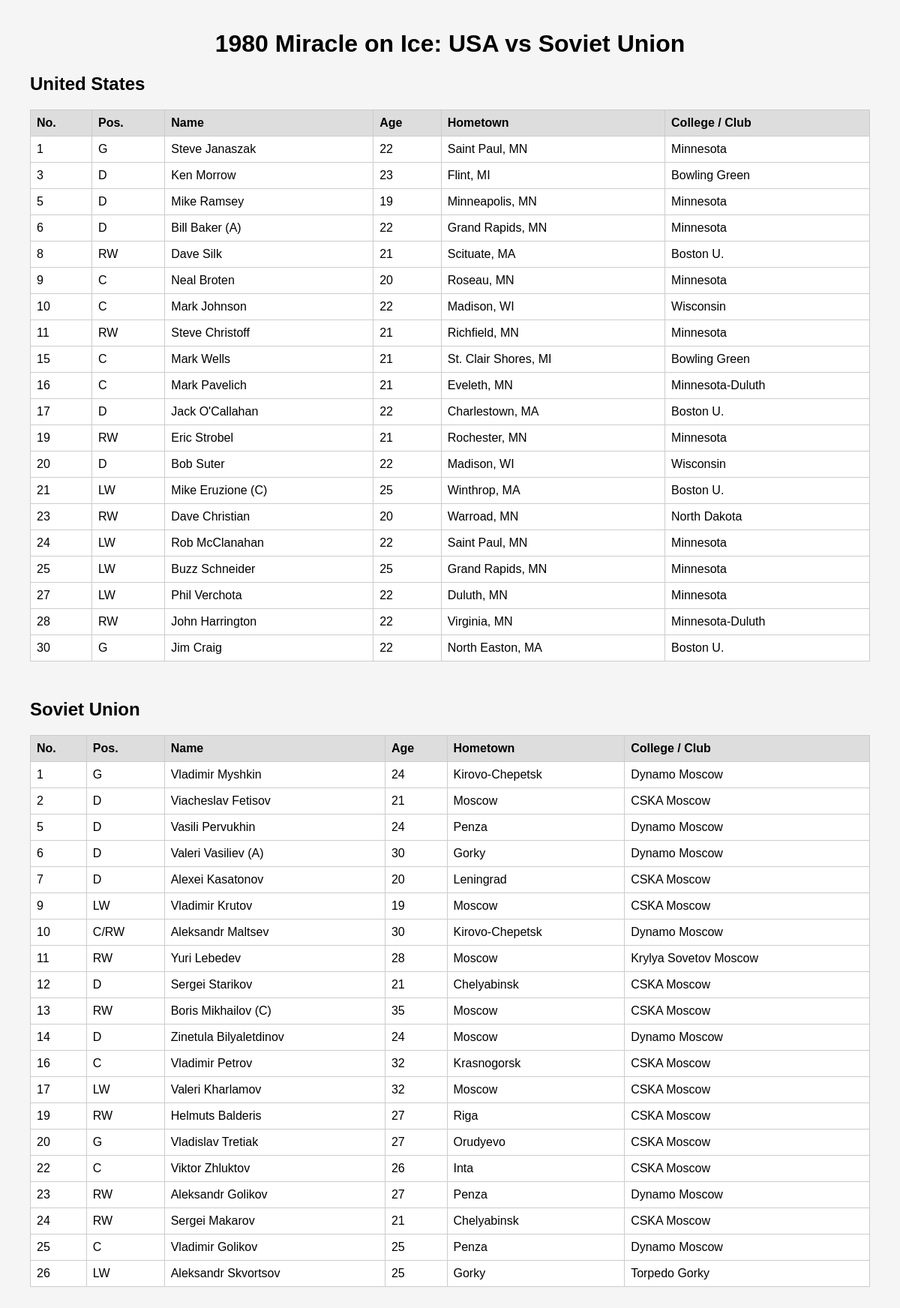
The page /nix_web_stack/files/index.php on the database its author committed.
### tables this page shows
CREATE TABLE IF NOT EXISTS teams (
    id INT AUTO_INCREMENT PRIMARY KEY,
    team_name VARCHAR(255) NOT NULL
);

CREATE TABLE IF NOT EXISTS players (
    id INT AUTO_INCREMENT PRIMARY KEY, 
    team_id INT NOT NULL,
    player_num INT NOT NULL,
    position VARCHAR(20) NOT NULL, 
    player_name VARCHAR(255) NOT NULL,
    age INT NOT NULL,
    hometown VARCHAR(255) NOT NULL,
    club_college VARCHAR(255) NOT NULL,
    FOREIGN KEY (team_id) REFERENCES teams(id)
);

### nix_web_stack/files/index.php (the view, shortened to what this page needs)
<?php
require 'config.php';
$teams = $pdo->query("SELECT * FROM teams")->fetchAll();
?>
<!DOCTYPE html>
<html>
<head>
    <link rel="stylesheet" href="style.css">
</head>
<body>
    <h1>1980 Miracle on Ice: USA vs Soviet Union</h1>
    <?php foreach ($teams as $team): ?>
        <section>
            <h2><?= htmlspecialchars($team['team_name']) ?></h2>
            <table>
                <tr>
                    <th>No.</th>
                    <th>Pos.</th>
                    <th>Name</th>
                    <th>Age</th>
                    <th>Hometown</th>
                    <th>College / Club</th>
                </tr>
                <?php
                $stmt = $pdo->prepare("SELECT * FROM players WHERE team_id = ? ORDER BY player_num");
                $stmt->execute([$team['id']]);
                foreach ($stmt as $player):
                ?>
                <tr>
                    <td><?= $player['player_num'] ?></td>
                    <td><?= htmlspecialchars($player['position']) ?></td>
                    <td><?= htmlspecialchars($player['player_name']) ?></td>
                    <td><?= $player['age'] ?></td>
                    <td><?= htmlspecialchars($player['hometown']) ?></td>
                    <td><?= htmlspecialchars($player['club_college']) ?></td>
                </tr>
                <?php endforeach; ?>
            </table>
        </section>
    <?php endforeach; ?>
</body>
</html>

### nix_web_stack/files/style.css (style rules this page uses)
body { font-family: Arial, sans-serif; margin: 40px; background: #f5f5f5; }
h1 { text-align: center; }
section { margin-bottom: 50px; }
table { width: 100%; border-collapse: collapse; background: white; }
th, td { border: 1px solid #ccc; padding: 8px; text-align: left; }
th { background: #ddd; }

### rows shown on the page
teams: team_name "United States"
players: player_num "1", position "G", player_name "Steve Janaszak", age "22", hometown "Saint Paul, MN", club_college "Minnesota"
players: player_num "3", position "D", player_name "Ken Morrow", age "23", hometown "Flint, MI", club_college "Bowling Green"
players: player_num "5", position "D", player_name "Mike Ramsey", age "19", hometown "Minneapolis, MN", club_college "Minnesota"
players: player_num "6", position "D", player_name "Bill Baker (A)", age "22", hometown "Grand Rapids, MN", club_college "Minnesota"
players: player_num "8", position "RW", player_name "Dave Silk", age "21", hometown "Scituate, MA", club_college "Boston U."
players: player_num "9", position "C", player_name "Neal Broten", age "20", hometown "Roseau, MN", club_college "Minnesota"
players: player_num "10", position "C", player_name "Mark Johnson", age "22", hometown "Madison, WI", club_college "Wisconsin"
players: player_num "11", position "RW", player_name "Steve Christoff", age "21", hometown "Richfield, MN", club_college "Minnesota"
players: player_num "15", position "C", player_name "Mark Wells", age "21", hometown "St. Clair Shores, MI", club_college "Bowling Green"
players: player_num "16", position "C", player_name "Mark Pavelich", age "21", hometown "Eveleth, MN", club_college "Minnesota-Duluth"
players: player_num "17", position "D", player_name "Jack O'Callahan", age "22", hometown "Charlestown, MA", club_college "Boston U."
players: player_num "19", position "RW", player_name "Eric Strobel", age "21", hometown "Rochester, MN", club_college "Minnesota"
players: player_num "20", position "D", player_name "Bob Suter", age "22", hometown "Madison, WI", club_college "Wisconsin"
players: player_num "21", position "LW", player_name "Mike Eruzione (C)", age "25", hometown "Winthrop, MA", club_college "Boston U."
players: player_num "23", position "RW", player_name "Dave Christian", age "20", hometown "Warroad, MN", club_college "North Dakota"
players: player_num "24", position "LW", player_name "Rob McClanahan", age "22", hometown "Saint Paul, MN", club_college "Minnesota"
players: player_num "25", position "LW", player_name "Buzz Schneider", age "25", hometown "Grand Rapids, MN", club_college "Minnesota"
players: player_num "27", position "LW", player_name "Phil Verchota", age "22", hometown "Duluth, MN", club_college "Minnesota"
players: player_num "28", position "RW", player_name "John Harrington", age "22", hometown "Virginia, MN", club_college "Minnesota-Duluth"
players: player_num "30", position "G", player_name "Jim Craig", age "22", hometown "North Easton, MA", club_college "Boston U."
teams: team_name "Soviet Union"
players: player_num "1", position "G", player_name "Vladimir Myshkin", age "24", hometown "Kirovo-Chepetsk", club_college "Dynamo Moscow"
players: player_num "2", position "D", player_name "Viacheslav Fetisov", age "21", hometown "Moscow", club_college "CSKA Moscow"
players: player_num "5", position "D", player_name "Vasili Pervukhin", age "24", hometown "Penza", club_college "Dynamo Moscow"
players: player_num "6", position "D", player_name "Valeri Vasiliev (A)", age "30", hometown "Gorky", club_college "Dynamo Moscow"
players: player_num "7", position "D", player_name "Alexei Kasatonov", age "20", hometown "Leningrad", club_college "CSKA Moscow"
players: player_num "9", position "LW", player_name "Vladimir Krutov", age "19", hometown "Moscow", club_college "CSKA Moscow"
players: player_num "10", position "C/RW", player_name "Aleksandr Maltsev", age "30", hometown "Kirovo-Chepetsk", club_college "Dynamo Moscow"
players: player_num "11", position "RW", player_name "Yuri Lebedev", age "28", hometown "Moscow", club_college "Krylya Sovetov Moscow"
players: player_num "12", position "D", player_name "Sergei Starikov", age "21", hometown "Chelyabinsk", club_college "CSKA Moscow"
players: player_num "13", position "RW", player_name "Boris Mikhailov (C)", age "35", hometown "Moscow", club_college "CSKA Moscow"
players: player_num "14", position "D", player_name "Zinetula Bilyaletdinov", age "24", hometown "Moscow", club_college "Dynamo Moscow"
players: player_num "16", position "C", player_name "Vladimir Petrov", age "32", hometown "Krasnogorsk", club_college "CSKA Moscow"
players: player_num "17", position "LW", player_name "Valeri Kharlamov", age "32", hometown "Moscow", club_college "CSKA Moscow"
players: player_num "19", position "RW", player_name "Helmuts Balderis", age "27", hometown "Riga", club_college "CSKA Moscow"
players: player_num "20", position "G", player_name "Vladislav Tretiak", age "27", hometown "Orudyevo", club_college "CSKA Moscow"
players: player_num "22", position "C", player_name "Viktor Zhluktov", age "26", hometown "Inta", club_college "CSKA Moscow"
players: player_num "23", position "RW", player_name "Aleksandr Golikov", age "27", hometown "Penza", club_college "Dynamo Moscow"
players: player_num "24", position "RW", player_name "Sergei Makarov", age "21", hometown "Chelyabinsk", club_college "CSKA Moscow"
players: player_num "25", position "C", player_name "Vladimir Golikov", age "25", hometown "Penza", club_college "Dynamo Moscow"
players: player_num "26", position "LW", player_name "Aleksandr Skvortsov", age "25", hometown "Gorky", club_college "Torpedo Gorky"
